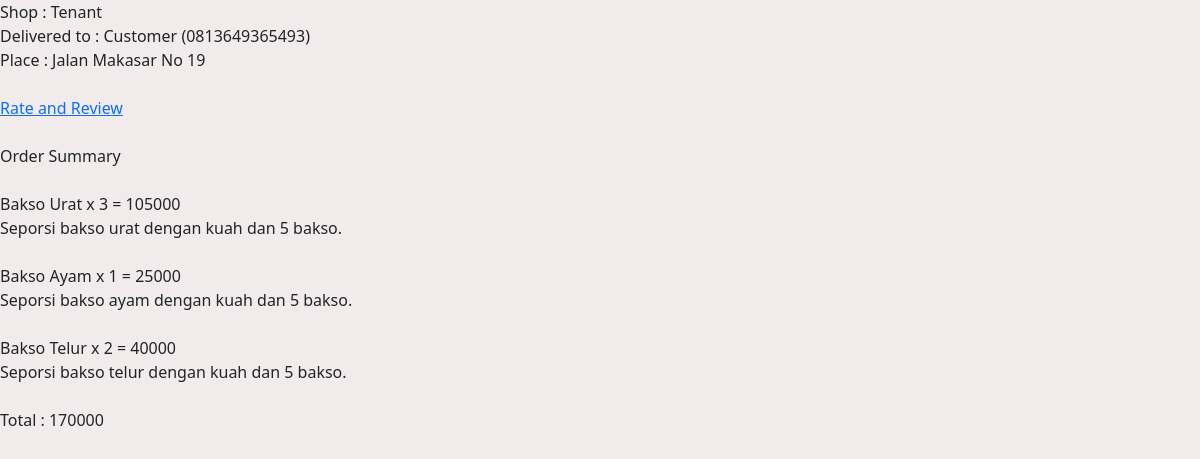
Page /webapp/Customer-History-Page.php (signed in) on the committed database.
### tables this page shows
CREATE TABLE transactionlist (
  orderID int(11) NOT NULL AUTO_INCREMENT,
  tenantUsername varchar(50) NOT NULL,
  customerUsername varchar(50) NOT NULL,
  place varchar(100) NOT NULL,
  totalPrice int(11) NOT NULL,
  PRIMARY KEY (orderID)
);

CREATE TABLE mscustomer (
  customerEmail varchar(50) NOT NULL,
  customerUsername varchar(50) NOT NULL,
  customerPNumber varchar(50) DEFAULT NULL,
  customerPassword varchar(50) DEFAULT NULL
);

CREATE TABLE transactionitemlist (
  orderID int(11) NOT NULL,
  tenantUsername varchar(50) NOT NULL,
  customerUsername varchar(50) NOT NULL,
  itemName varchar(50) NOT NULL,
  itemQuantity int(11) NOT NULL
);

CREATE TABLE itemlist (
  itemName varchar(50) NOT NULL,
  itemDesc varchar(200) NOT NULL,
  tenantUsername varchar(50) NOT NULL,
  itemPrice int(11) NOT NULL,
  image longblob NOT NULL
);

### webapp/Customer-History-Page.php (the view, shortened to what this page needs)
<!DOCTYPE html>
<html lang="en">
<head>
    <link href="https://cdn.jsdelivr.net/npm/bootstrap@5.2.2/dist/css/bootstrap.min.css" rel="stylesheet">
    <link rel="stylesheet" href="Style.css">
</head>
<body>
    <?php
        $username = $_SESSION['custName'];
        include('controllers/konek.php');
        $query = "SELECT * FROM transactionlist WHERE customerUsername = '$username'";
        $result = mysqli_query($conn, $query);
        $row = $result -> fetch_array(MYSQLI_ASSOC);
        if($row != NULL){
            $tempName = $row['tenantUsername'];
            echo "Shop : ";
            echo $row['tenantUsername'];
            echo "<br>";
            echo "Delivered to : ";
            echo $row['customerUsername'];
            echo ' (';
            $query = "SELECT * FROM mscustomer WHERE customerUsername = '$username'";
            $result = mysqli_query($conn, $query);
            $row = $result -> fetch_array(MYSQLI_ASSOC);
            echo $row['customerPNumber'];
            echo ')<br>';
            echo 'Place : ';
        }
        else{
            echo "Cart is Empty";
        }
    if($row != NULL){
        $place_que = "SELECT * FROM transactionList WHERE tenantUsername = '$tempName' AND customerUsername = '$username'";
        $place_res = mysqli_query($conn, $place_que);
        $place_row = $place_res -> fetch_array(MYSQLI_ASSOC);
        echo $place_row['place'];
        echo '<br><br><a href="Add-Review-Page.php?a='.$tempName.'" name="adminName" name="adminName">Rate and Review</a>';
        ?>
        <br><br><span>Order Summary<br><br></span>
        <?php
            $allTotal = 0;
            $query = "SELECT * FROM transactionitemlist WHERE customerUsername = '$username'";
            $result = mysqli_query($conn, $query);
            while($row = $result -> fetch_array(MYSQLI_ASSOC)){
                $tempItemName = $row['itemName'];
                echo $row['itemName'];
                echo ' x ';
                echo $row['itemQuantity'];
                echo ' = ';
                $query2 = "SELECT * FROM itemlist WHERE tenantUsername = '$tempName' AND itemName = '$tempItemName'";
                $result2 = mysqli_query($conn, $query2);
                $row2 = $result2 -> fetch_array(MYSQLI_ASSOC);
                $singleTotal = $row['itemQuantity'] * $row2['itemPrice'];
                echo $singleTotal;
                echo '<br>';
                echo $row2['itemDesc'];
                echo '<br><br>';
                $allTotal = $allTotal + $singleTotal;
            }
            echo 'Total : ';
            echo $allTotal;
            ?>
            <br><br>
        <?php
    }
    ?>
</body>
</html>

### webapp/Style.css (style rules this page uses)
body { background-color: #f1ebeb; }

### rows in the picture
transactionlist: tenantUsername "Tenant", customerUsername "Customer", place "Jalan Makasar No 19"
mscustomer: customerPNumber "0813649365493"
transactionitemlist: itemName "Bakso Urat", itemQuantity "3", itemQuantity.itemPrice "105000", itemlist.itemDesc "Seporsi bakso urat dengan kuah dan 5 bakso."
transactionitemlist: itemName "Bakso Ayam", itemQuantity "1", itemQuantity.itemPrice "25000", itemlist.itemDesc "Seporsi bakso ayam dengan kuah dan 5 bakso."
transactionitemlist: itemName "Bakso Telur", itemQuantity "2", itemQuantity.itemPrice "40000", itemlist.itemDesc "Seporsi bakso telur dengan kuah dan 5 bakso."

### other values in the picture
$allTotal "170000"
